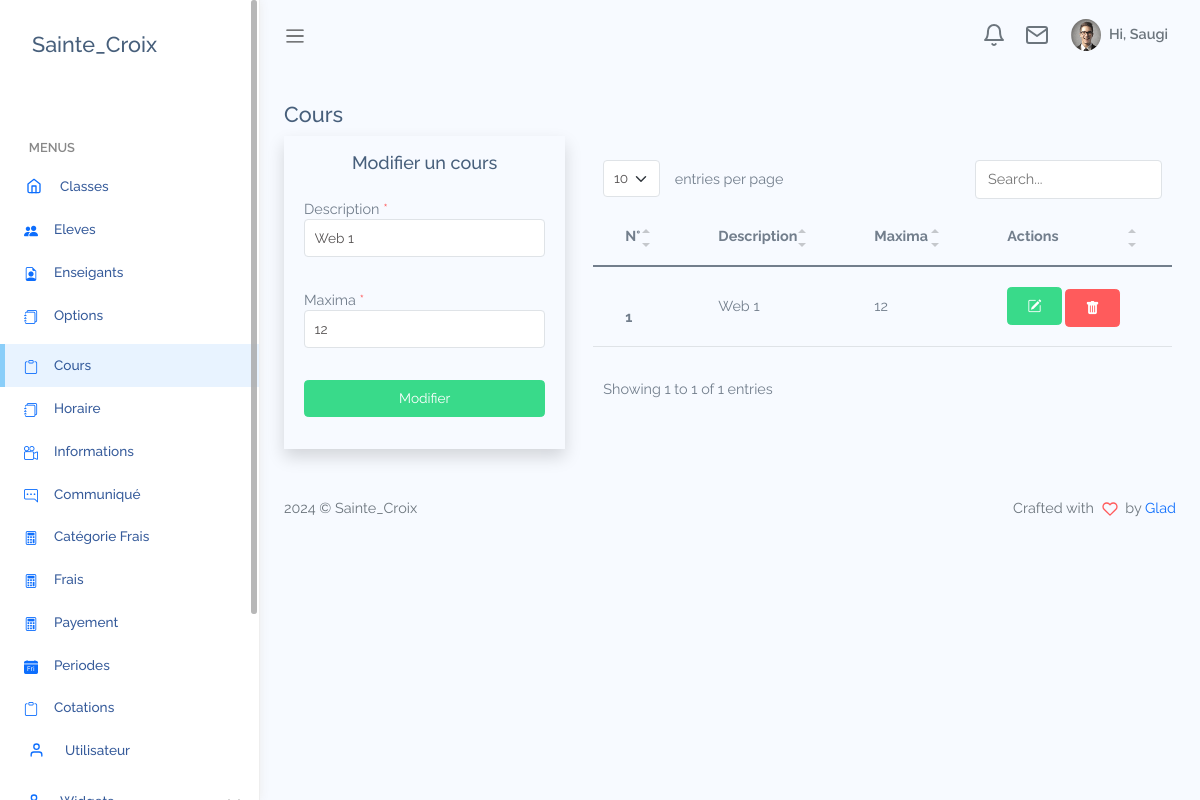
Screenshot of /views/Cours.php?idCours=1 with the database file from the repository.
### tables this page shows
CREATE TABLE `cours` (
  `id` int(11) NOT NULL,
  `intituler` varchar(50) NOT NULL,
  `maxima` int(11) NOT NULL,
  `statut` int(11) NOT NULL
);

### models/select/select-Cours.php (called while the page is built)
<?php
if (isset($_GET['idCours'])) {
    $id = $_GET['idCours'];
    $getDataMod = $connexion->prepare("SELECT * FROM `cours` WHERE id=?");
    $getDataMod->execute([$id]);
    $tab = $getDataMod->fetch();
    $url = "../models/updat/up-Cours-post.php?idCours=" . $id;
    $btn = "Modifier";
    $title = "Modifier un cours";
} else {
    $url = "../models/add/add-Cours-post.php";
    $btn = "Enregistrer";
    $title = "Ajouter un cours";
}
if (isset($_GET['search']) && !empty($_GET['search'])) {
    $search = $_GET['search'];
    $getData = $connexion->prepare("SELECT * from client WHERE supprimer=0 AND client.nom LIKE ? OR client.postnom LIKE ? OR
        client.prenom LIKE ? OR client.genre LIKE ? OR client.adresse LIKE ? OR client.telephone LIKE ?");
    $getData->execute(["%" . $search . "%", "%" . $search . "%", "%" . $search . "%", "%" . $search . "%", "%" . $search . "%", "%" . $search . "%"]);
} else {
    $statut = 0;
    $getData = $connexion->prepare("SELECT * from `cours` WHERE `statut`=?");
    $getData->execute([$statut]);
}

### views/Cours.php (the view, shortened to what this page needs)
<?php
include '../connexion/connexion.php';
require_once('../models/select/select-Cours.php');
?>
<!DOCTYPE html>
<html lang="en">
<head>
    <?php require_once('style.php') ?>
</head>
<body>
    <div id="app">
        <?php
        require_once('aside1.php');
        ?>
        <div id="main">
            <?php require_once('navbar.php') ?>
            <div class="main-content container-fluid">
                <div class="row">
                    <div class="col-12">
                        <h4>Cours</h4>
                    </div>
                    <div class="col-xl-4 col-lg-4 col-md-6">
                        <form action="<?= $url ?>" class="shadow p-3" method="POST">
                            <h5 class="text-center"><?= $title ?></h5>
                            <div class="row">
                                <div class="col-12 p-3">
                                    <label for="">Description <span class="text-danger">*</span></label>
                                    <input required type="text" name="description" class="form-control" placeholder="Entrez une description" <?php if (isset($_GET['idCours'])) { ?>
                                        value="<?php echo $tab['intituler']; ?> <?php }?>">
                                </div>
                                <div class="col-12 p-3">
                                    <label for="">Maxima <span class="text-danger">*</span></label>
                                    <input required type="number" name="maxima" class="form-control" placeholder="EX: 20"  <?php if (isset($_GET['idCours'])) { ?>
                                        value=<?php echo $tab['maxima']; ?> <?php }?>>
                                </div>
                                <div class="col-12 p-3">
                                    <input type="submit" class="btn btn-success w-100" name="Valider" value="<?= $btn ?>">
                                </div>
                            </div>
                        </form>
                    </div>
                    <div class="col-xl-8 col-lg-8 col-md-6 table-responsive px-3 pt-3">
                        <table class='table table-hover' id="table1">
                            <thead>
                                <tr>
                                    <th>N°</th>
                                    <th>Description</th>
                                    <th>Maxima</th>
                                    <th>Actions</th>
                                </tr>
                            </thead>
                            <tbody>
                            <?php
                                $n = 0;
                                while ($idCours = $getData->fetch()) {
                                    $n++;
                                ?>
                                    <tr>
                                        <th scope="row"><?= $n; ?></th>
                                    <td><?= $idCours["intituler"] ?></td>
                                    <td><?= $idCours["maxima"] ?></td>
                                    <td>
                                        <a href="Cours.php?idCours=<?= $idCours['id'] ?>" class="btn btn-success btn-sm">
                                            <i class="bi bi-pencil-square"></i>
                                        </a>
                                        <a onclick=" return confirm('Voulez-vous vraiment supprimer ?')" href="../models/delete/del-Cours-post.php?idSupCours=<?= $idCours['id'] ?>" class="btn btn-danger btn-sm mt-1">
                                            <i class="bi bi-trash-fill"></i>
                                        </a>
                                    </td>
                                </tr>
                                <?php
                                }
                                ?>
                            </tbody>
                        </table>
                    </div>
                </div>
            </div>
            <footer>
                <div class="footer clearfix mb-0 text-muted">
                    <div class="float-start">
                        <p>2024 &copy; Sainte_Croix</p>
                    </div>
                    <div class="float-end">
                        <p>Crafted with <span class='text-danger'><i data-feather="heart"></i></span> by <a href="wa.me:0997019883">Glad</a></p>
                    </div>
                </div>
            </footer>
        </div>
    </div>
</body>
</html>

### assets/css/app.css (style rules this page uses)
* { font-family:Raleway }
#app { position:relative }
#main { margin-left:260px;background-color:#f7faff;min-height:100vh;transition:margin-left .6s ease-out }
#main .main-content { padding:2rem 1.5rem }
.feather,i { font-size:14px;height:1rem }
footer { padding:1rem 1.5rem }
.btn i,.btn svg { width:16px;height:16px }
.btn.btn-danger,.btn.btn-dark,.btn.btn-info,.btn.btn-light,.btn.btn-link,.btn.btn-primary,.btn.btn-secondary,.btn.btn-success,.btn.btn-warning { color:#fff }
.dataTable-table td,.dataTable-table thead th,.table td,.table thead th { vertical-align:middle }
.dataTable-table thead th,.table thead th { border-bottom:2px solid #475f7b }

### rows the page displays
cours: description "Web 1", maxima "12", intituler "Web 1"

### other values shown
$title "Modifier un cours"
